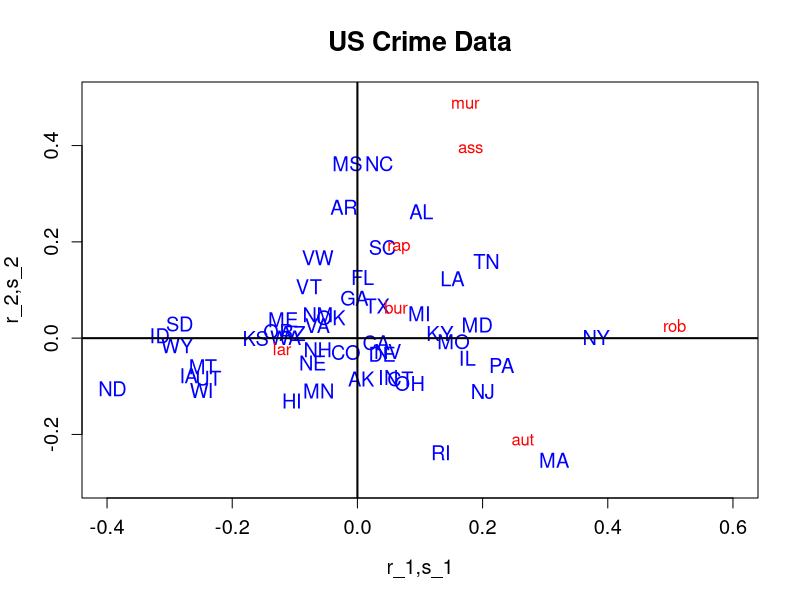

Recreate this plot in R.
# −−−−−−−−−−−−−−−−−−−−−−−−−−−−−−−−−−−−−−−−−−−−−−−−−−−−−−
# Name of QuantLet : MVAcorrcrime
# −−−−−−−−−−−−−−−−−−−−−−−−−−−−−−−−−−−−−−−−−−−−−−−−−−−−−−
# Published in : Applied Multivariate Statistical Analysis
# −−−−−−−−−−−−−−−−−−−−−−−−−−−−−−−−−−−−−−−−−−−−−−−−−−−−−−
# Description : Performs a correspondence analysis for 
# the US crime, shows the eigenvalues of the singular 
# value decomposition of the chi-matrix and displays 
# graphically its factorial decomposition.
# −−−−−−−−−−−−−−−−−−−−−−−−−−−−−−−−−−−−−−−−−−−−−−−−−−−−−−
# Keywords : correspondence-analysis, svd, decomposition, 
# factorial-decomposition, eigenvalues, factorial, plot,
# graphical representation, data visualization
# −−−−−−−−−−−−−−−−−−−−−−−−−−−−−−−−−−−−−−−−−−−−−−−−−−−−−−
# See also : MVAcorrCar, MVAcorrEyeHair, MVAcorrjourn,
# MVAcorrbac, SMScorrcrime, SMScorrcarm, SMScorrfood,
# SMScorrhealth
# −−−−−−−−−−−−−−−−−−−−−−−−−−−−−−−−−−−−−−−−−−−−−−−−−−−−−−
# Author : Zografia Anastasiadou
# −−−−−−−−−−−−−−−−−−−−−−−−−−−−−−−−−−−−−−−−−−−−−−−−−−−−−−
# Submitted : Tue, May 10 2011 by Zografia Anastasiadou
# −−−−−−−−−−−−−−−−−−−−−−−−−−−−−−−−−−−−−−−−−−−−−−−−−−−−−−
# Datafile : uscrime.dat
# −−−−−−−−−−−−−−−−−−−−−−−−−−−−−−−−−−−−−−−−−−−−−−−−−−−−−−

# clear all variables
rm(list = ls(all = TRUE))
graphics.off()

# load data
x1 = read.table("uscrime.dat")
x  = x1[, 3:9]
a  = rowSums(x)
b  = colSums(x)
e  = matrix(a) %*% b/sum(a)

# chi-matrix
cc = (x - e)/sqrt(e)

# singular value decomposition
sv = svd(cc)
g  = sv$u
l  = sv$d
d  = sv$v

# eigenvalues
ll = l * l

# cumulated percentage of the variance
aux  = cumsum(ll)/sum(ll)
perc = cbind(ll, aux)

r1   = matrix(l, nrow = nrow(g), ncol = ncol(g), byrow = T) * g
r    = r1/matrix(sqrt(a), nrow = nrow(g), ncol = ncol(g), byrow = F)
s1   = matrix(l, nrow = nrow(d), ncol = ncol(d), byrow = T) * d
s    = s1/matrix(sqrt(b), nrow = nrow(d), ncol = ncol(d), byrow = F)

rr   = r[, 1:2]
ss   = s[, 1:2]

# labels for crimes
crime = c("mur", "rap", "rob", "ass", "bur", "lar", "aut")

# labels for regions
state = c("ME", "NH", "VT", "MA", "RI", "CT", "NY", "NJ", "PA", "OH", "IN", "IL", 
    "MI", "WI", "MN", "IA", "MO", "ND", "SD", "NE", "KS", "DE", "MD", "VA", "VW", 
    "NC", "SC", "GA", "FL", "KY", "TN", "AL", "MS", "AR", "LA", "OK", "TX", "MT", 
    "ID", "WY", "CO", "NM", "AZ", "UT", "NV", "WA", "OR", "CA", "AK", "HI")

# plot
plot(rr, type = "n", xlim = c(-0.4, 0.6), ylim = c(-0.3, 0.5), xlab = "r_1,s_1", 
    ylab = "r_2,s_2", main = "US Crime Data", cex.axis = 1.2, cex.lab = 1.2, cex.main = 1.6)
points(ss, type = "n")
text(rr, state, cex = 1.2, col = "blue")
text(ss, crime, col = "red")
abline(h = 0, v = 0, lwd = 2)
